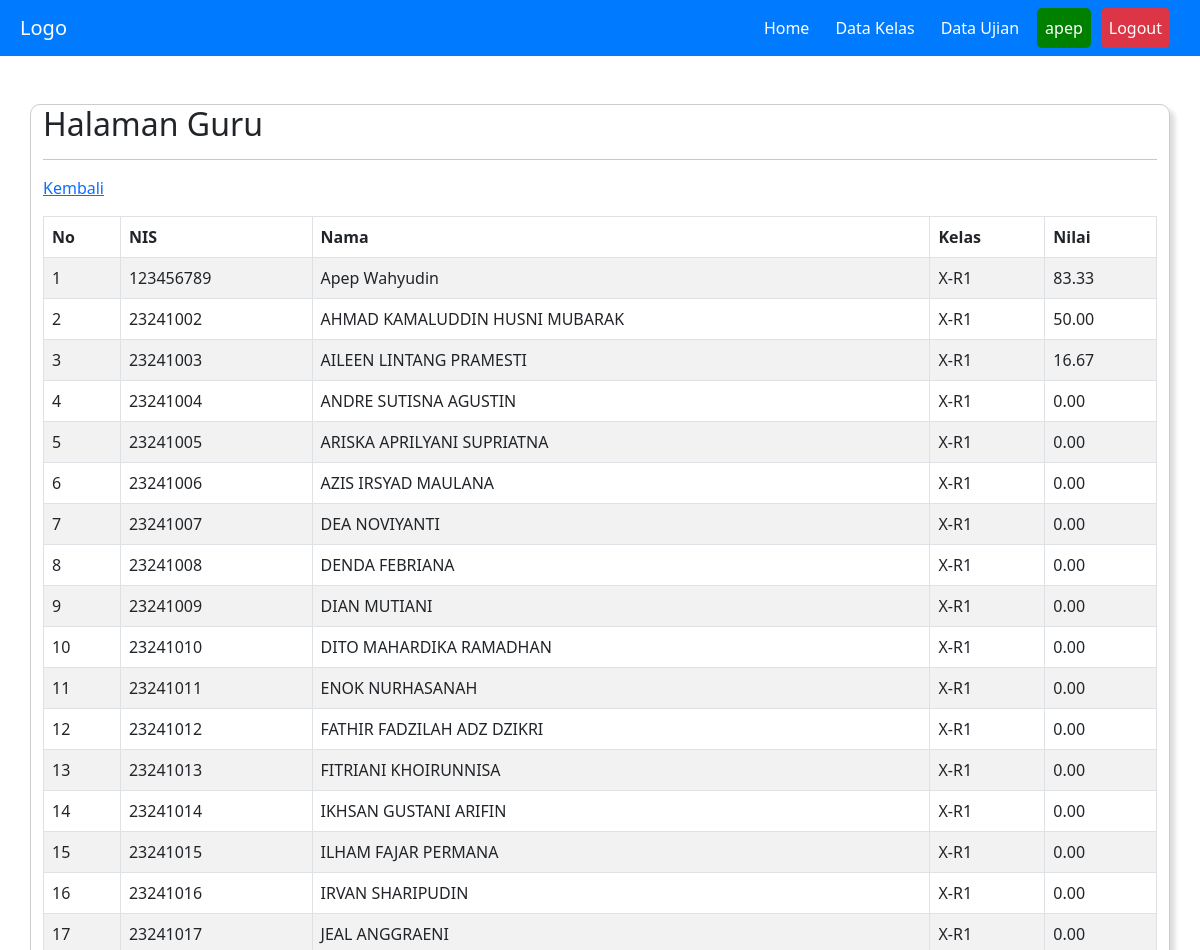
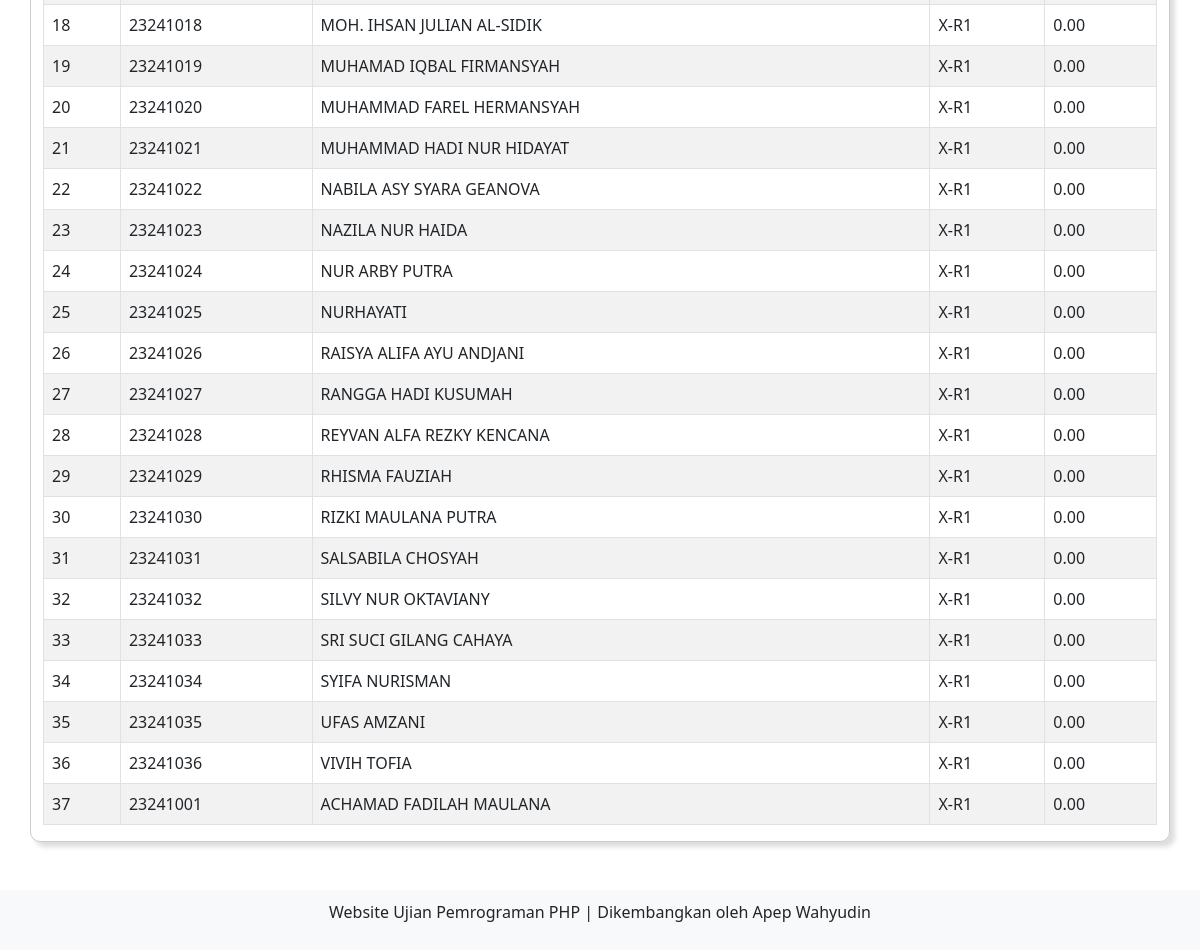
Page /guru/home.php?page=nilai&id_ujian=13&id_kelas=1 (signed in) on the committed database (2 pictures, top to bottom).
### tables this page shows
CREATE TABLE `siswa` (
  `id_siswa` int(11) NOT NULL,
  `nis` varchar(10) NOT NULL,
  `nama` varchar(30) NOT NULL,
  `password` varchar(100) NOT NULL,
  `id_kelas` int(11) NOT NULL
);

CREATE TABLE `kelas` (
  `id_kelas` int(11) NOT NULL,
  `nama_kelas` varchar(10) NOT NULL,
  `status` enum('aktif','nonaktif') NOT NULL,
  `id_guru` int(11) NOT NULL
);

### guru/nilai.php (the view, shortened to what this page needs)
<p><a href="#">Kembali</a>
    <?php
    $id_ujian = isset($_GET['id_ujian']) ? $_GET['id_ujian'] : 0;
    $id_kelas = isset($_GET['id_kelas']) ? $_GET['id_kelas'] : 0;
    $sql_kelas = "SELECT nama_kelas FROM kelas WHERE id_kelas = ?";
    $stmt_kelas = $koneksi->prepare($sql_kelas);
    $stmt_kelas->bind_param("i", $id_kelas);
    $stmt_kelas->execute();
    $result_kelas = $stmt_kelas->get_result();
    $row_kelas = $result_kelas->fetch_assoc();
    $nama_kelas = $row_kelas['nama_kelas'];
    $sql_siswa = "SELECT id_siswa, nis, nama FROM siswa WHERE id_kelas = ?";
    $stmt_siswa = $koneksi->prepare($sql_siswa);
    $stmt_siswa->bind_param("i", $id_kelas);
    $stmt_siswa->execute();
    $result_siswa = $stmt_siswa->get_result();
    $sql_jumlah_soal = "SELECT COUNT(*) as jumlah_soal FROM soal WHERE id_ujian = ?";
    $stmt_jumlah_soal = $koneksi->prepare($sql_jumlah_soal);
    $stmt_jumlah_soal->bind_param("i", $id_ujian);
    $stmt_jumlah_soal->execute();
    $result_jumlah_soal = $stmt_jumlah_soal->get_result();
    $row_jumlah_soal = $result_jumlah_soal->fetch_assoc();
    $jumlah_soal = $row_jumlah_soal['jumlah_soal'];
    ?>
<table id="myTable" class="table table-striped table-bordered" style="width:100%">
    <thead>
        <tr>
            <th>No</th>
            <th>NIS</th>
            <th>Nama</th>
            <th>Kelas</th>
            <th>Nilai</th>
        </tr>
    </thead>
    <tbody>
        <?php
        $no = 1;
        while ($row_siswa = $result_siswa->fetch_assoc()) {
            $id_siswa = $row_siswa['id_siswa'];
            $sql_jawaban_benar = "SELECT COUNT(*) as jawaban_benar FROM hasil WHERE id_siswa = ? AND id_ujian = ? AND test_result = 'lulus'";
            $stmt_jawaban_benar = $koneksi->prepare($sql_jawaban_benar);
            $stmt_jawaban_benar->bind_param("ii", $id_siswa, $id_ujian);
            $stmt_jawaban_benar->execute();
            $result_jawaban_benar = $stmt_jawaban_benar->get_result();
            $row_jawaban_benar = $result_jawaban_benar->fetch_assoc();
            $jawaban_benar = $row_jawaban_benar['jawaban_benar'];
            $nilai = ($jawaban_benar / $jumlah_soal) * 100;
            ?>
            <tr>
                <td><?php echo $no++; ?></td>
                <td><?php echo $row_siswa['nis']; ?></td>
                <td><?php echo $row_siswa['nama']; ?></td>
                <td><?php echo $nama_kelas; ?></td>
                <td><?php echo number_format($nilai, 2); ?></td>
            </tr>
            <?php
        }
        ?>
    </tbody>
</table>

### rows in the picture
siswa: nis "123456789", nama "Apep Wahyudin", id_kelas.nama_kelas "X-R1", nilai "83.33"
siswa: nis "23241002", nama "AHMAD KAMALUDDIN HUSNI MUBARAK", id_kelas.nama_kelas "X-R1", nilai "50.00"
siswa: nis "23241003", nama "AILEEN LINTANG PRAMESTI", id_kelas.nama_kelas "X-R1", nilai "16.67"
siswa: nis "23241004", nama "ANDRE SUTISNA AGUSTIN", id_kelas.nama_kelas "X-R1", nilai "0.00"
siswa: nis "23241005", nama "ARISKA APRILYANI SUPRIATNA", id_kelas.nama_kelas "X-R1", nilai "0.00"
siswa: nis "23241006", nama "AZIS IRSYAD MAULANA", id_kelas.nama_kelas "X-R1", nilai "0.00"
siswa: nis "23241007", nama "DEA NOVIYANTI", id_kelas.nama_kelas "X-R1", nilai "0.00"
siswa: nis "23241008", nama "DENDA FEBRIANA", id_kelas.nama_kelas "X-R1", nilai "0.00"
siswa: nis "23241009", nama "DIAN MUTIANI", id_kelas.nama_kelas "X-R1", nilai "0.00"
siswa: nis "23241010", nama "DITO MAHARDIKA RAMADHAN", id_kelas.nama_kelas "X-R1", nilai "0.00"
siswa: nis "23241011", nama "ENOK NURHASANAH", id_kelas.nama_kelas "X-R1", nilai "0.00"
siswa: nis "23241012", nama "FATHIR FADZILAH ADZ DZIKRI", id_kelas.nama_kelas "X-R1", nilai "0.00"
siswa: nis "23241013", nama "FITRIANI KHOIRUNNISA", id_kelas.nama_kelas "X-R1", nilai "0.00"
siswa: nis "23241014", nama "IKHSAN GUSTANI ARIFIN", id_kelas.nama_kelas "X-R1", nilai "0.00"
siswa: nis "23241015", nama "ILHAM FAJAR PERMANA", id_kelas.nama_kelas "X-R1", nilai "0.00"
siswa: nis "23241016", nama "IRVAN SHARIPUDIN", id_kelas.nama_kelas "X-R1", nilai "0.00"
siswa: nis "23241017", nama "JEAL ANGGRAENI", id_kelas.nama_kelas "X-R1", nilai "0.00"
siswa: nis "23241018", nama "MOH. IHSAN JULIAN AL-SIDIK", id_kelas.nama_kelas "X-R1", nilai "0.00"
siswa: nis "23241019", nama "MUHAMAD IQBAL FIRMANSYAH", id_kelas.nama_kelas "X-R1", nilai "0.00"
siswa: nis "23241020", nama "MUHAMMAD FAREL HERMANSYAH", id_kelas.nama_kelas "X-R1", nilai "0.00"
siswa: nis "23241021", nama "MUHAMMAD HADI NUR HIDAYAT", id_kelas.nama_kelas "X-R1", nilai "0.00"
siswa: nis "23241022", nama "NABILA ASY SYARA GEANOVA", id_kelas.nama_kelas "X-R1", nilai "0.00"
siswa: nis "23241023", nama "NAZILA NUR HAIDA", id_kelas.nama_kelas "X-R1", nilai "0.00"
siswa: nis "23241024", nama "NUR ARBY PUTRA", id_kelas.nama_kelas "X-R1", nilai "0.00"
siswa: nis "23241025", nama "NURHAYATI", id_kelas.nama_kelas "X-R1", nilai "0.00"
siswa: nis "23241026", nama "RAISYA ALIFA AYU ANDJANI", id_kelas.nama_kelas "X-R1", nilai "0.00"
siswa: nis "23241027", nama "RANGGA HADI KUSUMAH", id_kelas.nama_kelas "X-R1", nilai "0.00"
siswa: nis "23241028", nama "REYVAN ALFA REZKY KENCANA", id_kelas.nama_kelas "X-R1", nilai "0.00"
siswa: nis "23241029", nama "RHISMA FAUZIAH", id_kelas.nama_kelas "X-R1", nilai "0.00"
siswa: nis "23241030", nama "RIZKI MAULANA PUTRA", id_kelas.nama_kelas "X-R1", nilai "0.00"
siswa: nis "23241031", nama "SALSABILA CHOSYAH", id_kelas.nama_kelas "X-R1", nilai "0.00"
siswa: nis "23241032", nama "SILVY NUR OKTAVIANY", id_kelas.nama_kelas "X-R1", nilai "0.00"
siswa: nis "23241033", nama "SRI SUCI GILANG CAHAYA", id_kelas.nama_kelas "X-R1", nilai "0.00"
siswa: nis "23241034", nama "SYIFA NURISMAN", id_kelas.nama_kelas "X-R1", nilai "0.00"
siswa: nis "23241035", nama "UFAS AMZANI", id_kelas.nama_kelas "X-R1", nilai "0.00"
siswa: nis "23241036", nama "VIVIH TOFIA", id_kelas.nama_kelas "X-R1", nilai "0.00"
siswa: nis "23241001", nama "ACHAMAD FADILAH MAULANA", id_kelas.nama_kelas "X-R1", nilai "0.00"

### other values in the picture
$_SESSION["username"] "apep"
